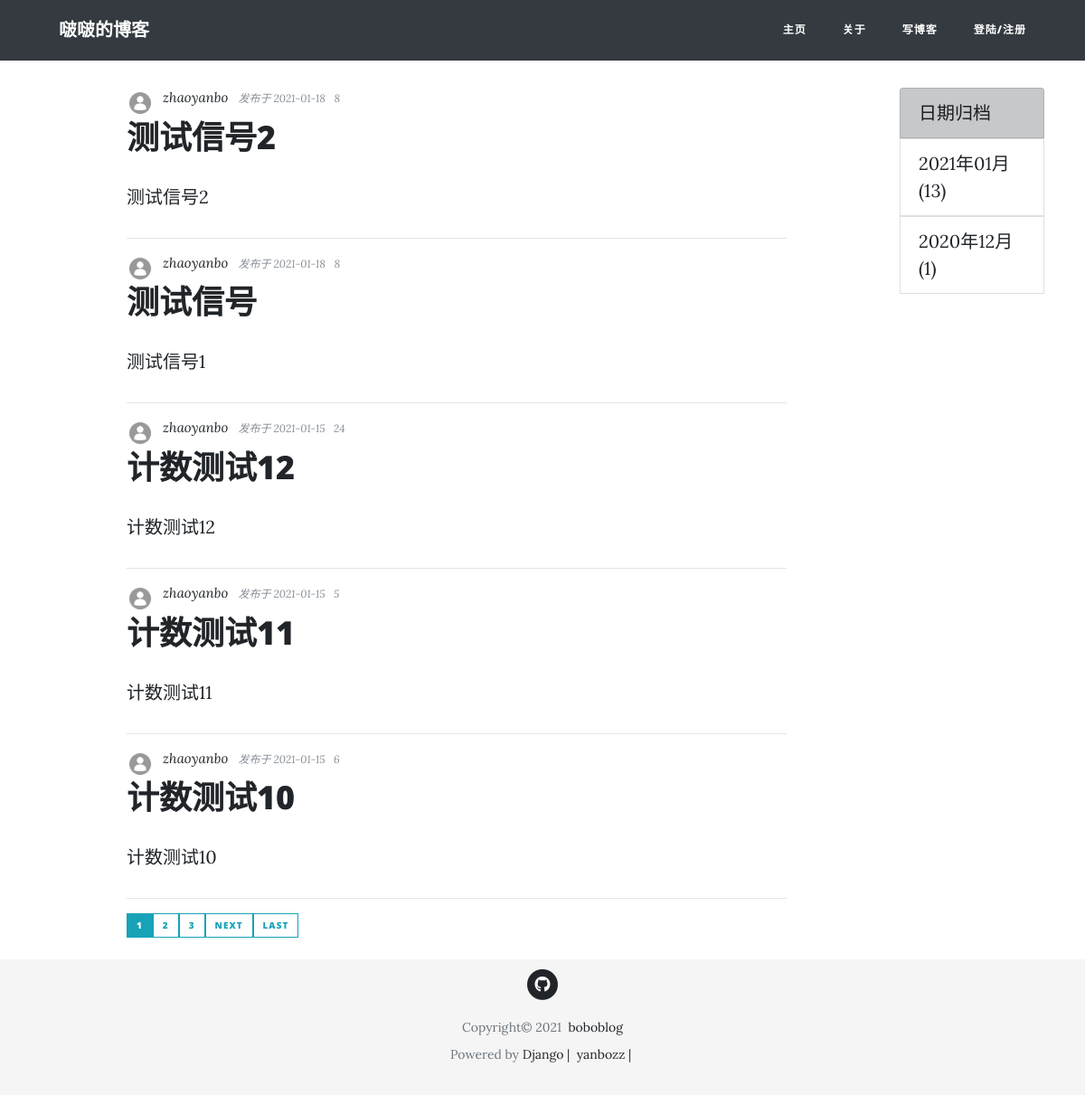
The app's page /, older data.
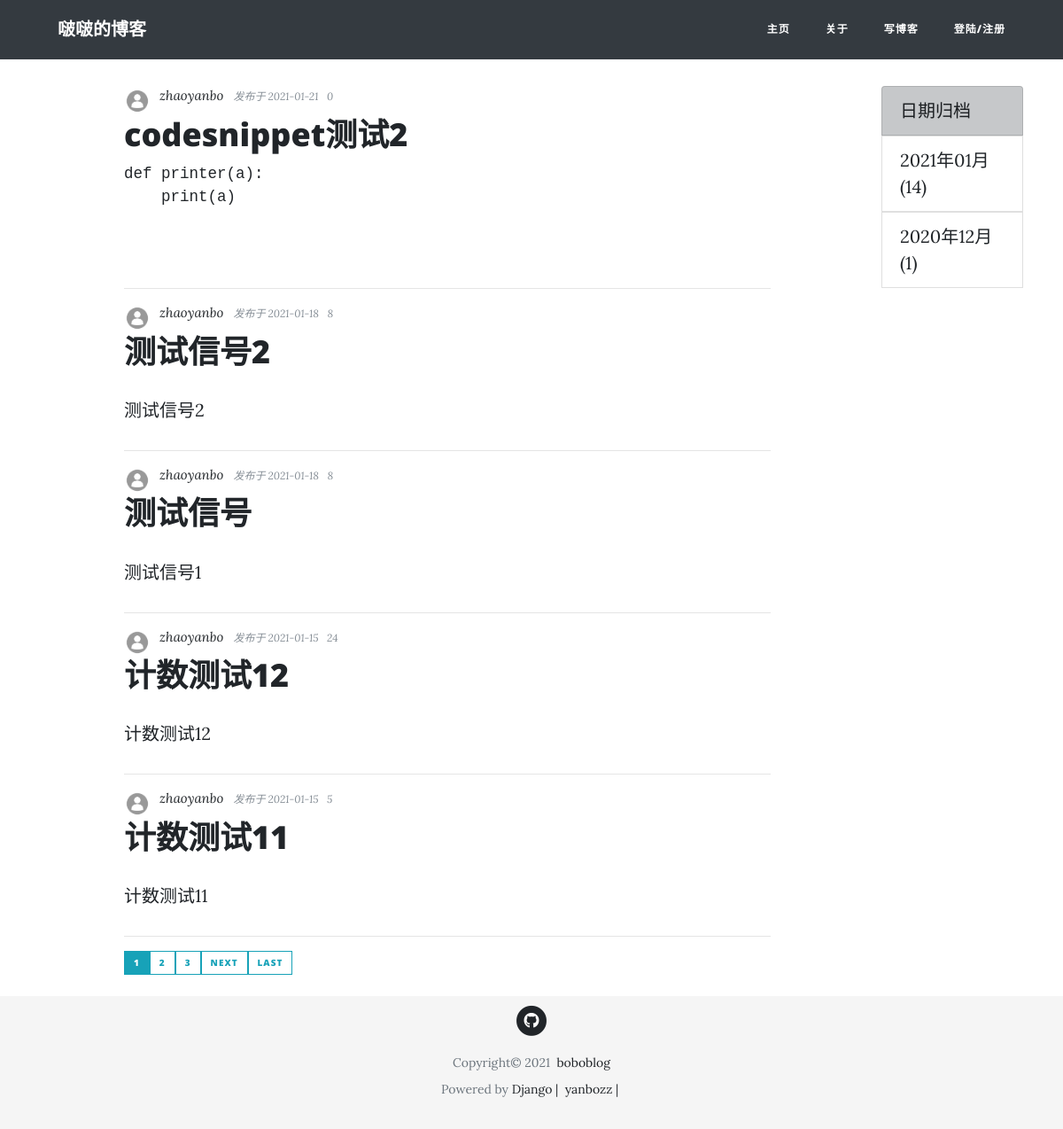
The same page, newer data.
### blog/models.py (models this page shows, shortened)
class Post(models.Model, ViewCountExtension):
    title = models.CharField(max_length=50)
    pub_date = models.DateTimeField(default=timezone.now)
    content = RichTextField()
    author = models.ForeignKey(User, on_delete=models.CASCADE)
    view_count = GenericRelation(
        ViewCount,
        related_query_name='post',
        content_type_field='content_type',
        object_id_field='object_id'
    )
    view_detail = GenericRelation(
        ViewDetail,
        related_query_name='post',
        content_type_field='content_type',
        object_id_field='object_id',
    )

### users/models.py (models this page shows, shortened)
class Profile(models.Model):
    user = models.OneToOneField(User, on_delete=models.CASCADE)
    profile_pic = models.ImageField(default='default.jpg', upload_to='media/profile_pics')

### viewcount/models.py (models this page shows, shortened)
class ViewCount(models.Model):
    count = models.IntegerField(default=0)
    content_type = models.ForeignKey(ContentType, on_delete=models.CASCADE)
    object_id = models.PositiveIntegerField()
    content_object = GenericForeignKey('content_type', 'object_id')

### blog/views.py (the view)
# urls.py: path('', PostListView.as_view(), name='blog-home'),
class PostListView(ListView):
    model = Post
    template_name = 'blog/home.html'
    context_object_name = 'posts'
    ordering = ['-pub_date']
    paginate_by = 5
    def get_context_data(self, **kwargs):
        context = super().get_context_data(**kwargs)
        date_qs = Post.objects.dates('pub_date', 'month', 'DESC')
        post_dates = self.get_count_in_month(date_qs)
        context['post_dates'] = post_dates
        return context
    def get_count_in_month(self, qs):
        qs = qs.values('datefield').annotate(post_count=Count('id'))
        post_dates = []
        for date_qs in qs:
            post_dates.append((date_qs['datefield'], date_qs['post_count']))
        return post_dates

### viewcount/models.py (called while the page is built)
    def get_view_count(self):
        try:
            view_count = self.view_count.first()
            return view_count.count
        except exceptions.ObjectDoesNotExist:
            return 0

### blog/templates/blog/home.html (shortened to what this page needs)
{% extends "blog/base.html"  %}
{% block content %}
<div class="col-lg-8 col-md-10 mx-auto">
  {% for post in posts %}
  <div class="post-preview">
    <div class="author-thumbnail">
      <img class="rounded-circle author-img" src="{{ post.author.profile.profile_pic.url }}">
    </div>
    <div class="post-meta">
      <a href="">{{ post.author }}&nbsp;&nbsp;</a>
      发布于 {{ post.pub_date|date:"Y-m-d" }}&nbsp;&nbsp;
       {{ post.get_view_count }}&nbsp;&nbsp;
    </div>
  </div>
  <div class="post-preview">
    <a href="{% url 'post-detail' post.id %}">
      <h2 class="post-title">
        {{ post.title }}
      </h2>
    </a>
    {{ post.content|safe }}
  </div>
  <hr>
  {% endfor %}
  <div class="pagination">
    {% if is_paginated %}
      {% for num in page_obj.paginator.page_range %}
        {% if page_obj.number == num %}
          <a class="btn btn-info btn-sm mb-4" href="?page={{ num }}">{{ num }}</a>
        {% elif num > page_obj.number|add:'-3' and num < page_obj.number|add:'3'%}
          <a class="btn btn-outline-info btn-sm mb-4" href="?page={{ num }}">{{ num }}</a>
        {% endif %}
      {% endfor %}
      {% if page_obj.has_next %}
        <a class="btn btn-outline-info btn-sm mb-4" href="?page={{ page_obj.next_page_number }}">next</a>
        <a class="btn btn-outline-info btn-sm mb-4" href="?page={{ page_obj.paginator.num_pages }}">Last</a>
      {% endif %}
    {% endif %}
  </div>
</div>
{% endblock content %}

Row changes from the older to the newer data that the page shows:
no longer on this page (row unchanged): Post: author.profile.profile_pic (placeholder picture), author "zhaoyanbo", pub_date "2021-01-15", get_view_count "6", title "计数测试10", content "计数测试10"
added Post: author.profile.profile_pic (placeholder picture), author "zhaoyanbo", pub_date "2021-01-21", get_view_count "0", title "codesnippet测试2", content "def printer(a): print(a)"
Text that changed along with them:
new list line: "2021年01月 ( 14 )"
list line gone: "2021年01月 ( 13 )"
